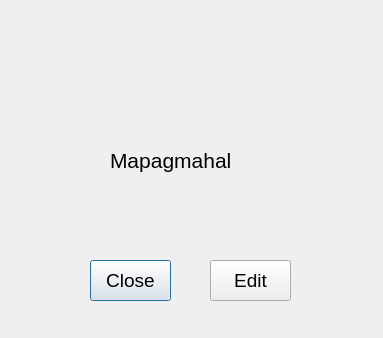
<?xml version="1.0" encoding="UTF-8"?>
<ui version="4.0">
 <class>CalisayInfo</class>
 <widget class="QDialog" name="CalisayInfo">
  <property name="geometry">
   <rect>
    <x>0</x>
    <y>0</y>
    <width>383</width>
    <height>338</height>
   </rect>
  </property>
  <property name="windowTitle">
   <string>Dialog</string>
  </property>
  <widget class="QLabel" name="label_2">
   <property name="geometry">
    <rect>
     <x>110</x>
     <y>100</y>
     <width>261</width>
     <height>121</height>
    </rect>
   </property>
   <property name="font">
    <font>
     <pointsize>16</pointsize>
    </font>
   </property>
   <property name="text">
    <string>Mapagmahal</string>
   </property>
  </widget>
  <widget class="QPushButton" name="pushButton">
   <property name="geometry">
    <rect>
     <x>90</x>
     <y>260</y>
     <width>81</width>
     <height>41</height>
    </rect>
   </property>
   <property name="font">
    <font>
     <pointsize>14</pointsize>
    </font>
   </property>
   <property name="text">
    <string>Close</string>
   </property>
  </widget>
  <widget class="QPushButton" name="pushButton_2">
   <property name="geometry">
    <rect>
     <x>210</x>
     <y>260</y>
     <width>81</width>
     <height>41</height>
    </rect>
   </property>
   <property name="font">
    <font>
     <pointsize>14</pointsize>
    </font>
   </property>
   <property name="text">
    <string>Edit</string>
   </property>
  </widget>
 </widget>
 <resources/>
 <connections>
  <connection>
   <sender>pushButton</sender>
   <signal>clicked()</signal>
   <receiver>CalisayInfo</receiver>
   <slot>hide()</slot>
   <hints>
    <hint type="sourcelabel">
     <x>138</x>
     <y>287</y>
    </hint>
    <hint type="destinationlabel">
     <x>40</x>
     <y>291</y>
    </hint>
   </hints>
  </connection>
 </connections>
</ui>
